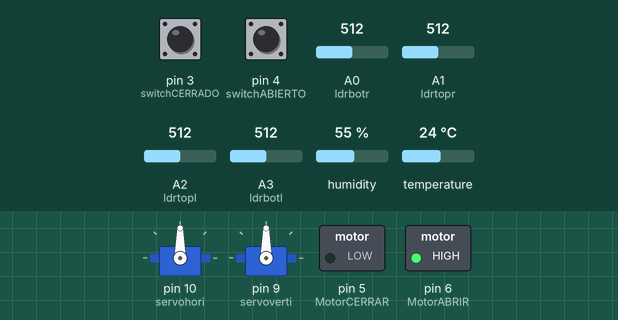
This sketch was run on a simulated Arduino Uno, built with avr-gcc and run on an emulated ATmega328P. Parts: 2 × servo, switched loads named in the sketch (green lamp = pin HIGH). Inputs (shaded band) come from the test bench; at power-on: pin 4 (switchABIERTO) LOW, pin 3 (switchCERRADO) LOW, A0 (ldrbotr) = 512, A1 (ldrtopr) = 512, A2 (ldrtopl) = 512, A3 (ldrbotl) = 512, humidity 55 %, temperature 24 °C.

Above: at 1.7 s.
1.8 s: pin 4 (switchABIERTO) pulled HIGH for 0.15 s
At 1.87 s:
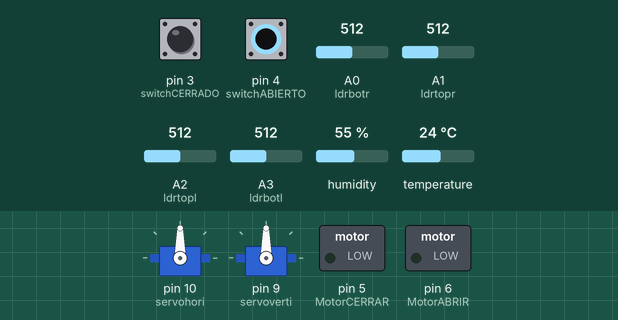
3.4 s: pin 4 (switchABIERTO) pulled HIGH for 3.2 s
At 7.2 s:
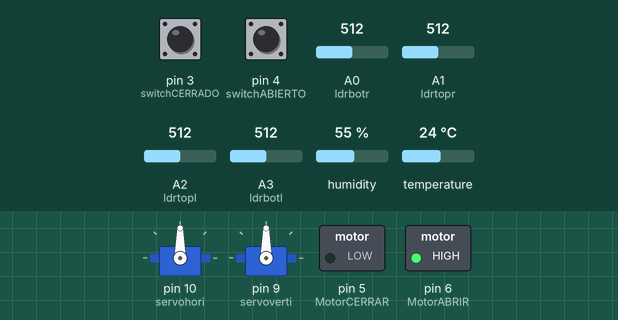
Timing chart, 0 to 8.7 s (numbered marks = the images above; inputs shaded):
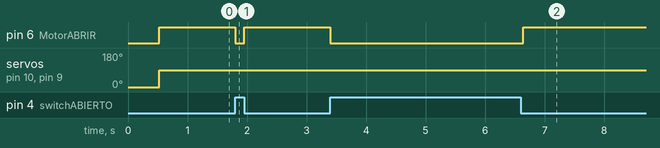

The sketch:

Control_panel.ino
```cpp
#include <Servo.h> // libreria control de Servos
#include "DHT.h"   // Libreria sensor DHT
// Configura sensor DHT
#define DHTPIN 2        // Pin donde está conectado el sensor (Pin Digital 2)
#define DHTTYPE DHT11   // Se asigna sensor tipo DHT11
DHT dht(DHTPIN, DHTTYPE);

Servo servohori; //SERVO HORIZONTAL (ABAJO)
int servoh = 0; //assign servo at 0 degree
int servohLimitHigh = 180; //Maximo rango del servo 180 grados
int servohLimitLow = 10;   //Minimo rango del servo 10 grados

Servo servoverti; //SERVO VERTICAL
int servov = 0;
int servovLimitHigh = 180;
int servovLimitLow = 10;

int ldrtopr = 1; //LDR Arriba derecha - Pin A1
int ldrtopl = 2; //LDR Arriba izquierda - Pin A2

int ldrbotr = 0; // LDR Abajo derecha - Pin A0
int ldrbotl = 3; // LDR Arriba izquierda - Pin A3


const int switchCERRADO = 3; // Pin de switch abanico cerrado
const int switchABIERTO = 4; // Pin de switch abanico abierto
int switchCERRADOv = 0;
int switchABIERTOv = 0;
const int MotorCERRAR = 5; // Pin Arranque motor sentido horario
const int MotorABRIR = 6; // Pin Arranque motor sentido antihorario

void setup () //Inicializa configuracion
{
  dht.begin(); //Inicializa DHT
  pinMode(switchCERRADO, INPUT); //Configura pines estado switch
  pinMode(switchABIERTO, INPUT);
  pinMode(MotorCERRAR, OUTPUT); //Configura pines mando motor
  pinMode(MotorABRIR, OUTPUT);

  servohori.attach(10); // Servo horizontal (base) al pin 10
  servohori.write(0);   // Inicializa estado inicial

  servoverti.attach(9); // Servo vertical (segundo nivel) al pin 9
  servoverti.write(0);  // Inicializa estado inicial
  delay(500);           // Espera medio segundo
}
// RUTINA PRINCIPAL
void loop()
{
  float h = dht.readHumidity(); //Lectura de humedad
  switchCERRADOv = digitalRead(switchCERRADO);
  switchABIERTOv = digitalRead(switchABIERTO);

    if (h < 80)  //Humedad menor a 80?
      { if(switchABIERTOv == HIGH){
          ControlPanel();
          }
         else{
          AbrirPanel();
         }
      }

      else
      { if(switchCERRADOv == HIGH){

          }
          else{
           CerrarPanel();
          }

       }
}
//ControlPanel();
//CerrarPanel();
//AbrirPanel();


// RUTINA PARA CONTROL DE INCLINACION LUZ PANEL
void ControlPanel()
{
  //Analis previo de estado
  servoh = servohori.read();
  servov = servoverti.read();

  int topl = analogRead(ldrtopl); // Lee valor LDR Arriba izquierda
  int topr = analogRead(ldrtopr); // Lee valor LDR Arriba derecha
  int botl = analogRead(ldrbotl); // Lee valor LDR Abajo izquierda
  int botr = analogRead(ldrbotr); // Lee valor LDR Arriba derecha

  int avgtop = (topl + topr) / 2; //Promedio de LDR arriba
  int avgbot = (botl + botr) / 2; //Promedio de LDR abajo
  int avgleft = (topl + botl) / 2; //Promedio de LDR izquierda
  int avgright = (topr + botr) / 2; //Promedio de LDR derecha

  if (avgtop < avgbot)             //1° condicion
    { servoverti.write(servov - 1);
        if (servov > servovLimitHigh)
          {servov = servovLimitHigh;
          }
      delay(8);
    }
  else if (avgbot < avgtop)       //2° condicion
    { servoverti.write(servov + 1);
        if (servov < servovLimitLow)
          {servov = servovLimitLow;
          }
      delay(8);
    }
    else
      {servoverti.write(servov);
      }

  if (avgleft > avgright)       //3° condicion
    { servohori.write(servoh - 1);
        if (servoh > servohLimitHigh)
          {servoh = servohLimitHigh;
          }
      delay(8);
    }

  else if (avgright > avgleft)  //4° condicion
    { servohori.write(servoh + 1);
         if (servoh < servohLimitLow)
            {servoh = servohLimitLow;
            }
        delay(8);
    }

  else
    {servohori.write(servoh); // Manda valor al servo
    }
  delay(50);
}
//RUTINA PARA CERRAR PANEL
void CerrarPanel(){
  servohori.write(90); //Inicializa servo horizontal
  servoverti.write(90);  //Inicializa servo venrtical
   while (switchCERRADOv == LOW){ //Arranca motor sentido cerrar hasta que swich se active
          digitalWrite(MotorCERRAR, HIGH);
          switchCERRADOv = digitalRead(switchCERRADO);
    }
   digitalWrite(MotorCERRAR, LOW);
   loop();
  }

//RUTINA PARA ABRIR PANEL
void AbrirPanel(){
  servohori.write(90); //Inicializa servo horizontal
  servoverti.write(90);  //Inicializa servo venrtical
    while (switchABIERTOv == LOW){ //Arranca motor sentido cerrar hasta que swich se active
        digitalWrite(MotorABRIR, HIGH);
        switchABIERTOv = digitalRead(switchABIERTO);
      }
    digitalWrite(MotorABRIR, LOW);
    loop();
}
```

Measured:
- after the input at 1.8 s, pin 6 (MotorABRIR): HIGH → LOW at once, → HIGH 0.15 s later
- after the input at 3.4 s, pin 6 (MotorABRIR): HIGH → LOW at once, → HIGH 3.2 s later
